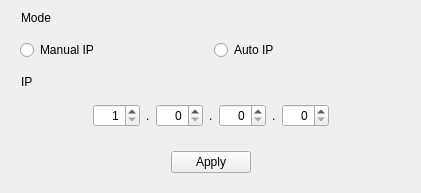
<?xml version="1.0" encoding="UTF-8"?>
<ui version="4.0">
 <class>IpSettingWidget</class>
 <widget class="QWidget" name="IpSettingWidget">
  <property name="geometry">
   <rect>
    <x>0</x>
    <y>0</y>
    <width>421</width>
    <height>182</height>
   </rect>
  </property>
  <property name="windowTitle">
   <string>IP Setting</string>
  </property>
  <layout class="QVBoxLayout" name="verticalLayout">
   <item>
    <widget class="QLabel" name="label">
     <property name="text">
      <string>Mode</string>
     </property>
     <property name="indent">
      <number>10</number>
     </property>
    </widget>
   </item>
   <item>
    <widget class="QWidget" name="widget" native="true">
     <layout class="QHBoxLayout" name="horizontalLayout">
      <property name="leftMargin">
       <number>9</number>
      </property>
      <item>
       <widget class="QRadioButton" name="manualIPButton">
        <property name="text">
         <string>Manual IP</string>
        </property>
       </widget>
      </item>
      <item>
       <widget class="QRadioButton" name="autoIPButton">
        <property name="text">
         <string>Auto IP</string>
        </property>
       </widget>
      </item>
     </layout>
    </widget>
   </item>
   <item>
    <widget class="QLabel" name="label_2">
     <property name="text">
      <string>IP</string>
     </property>
     <property name="indent">
      <number>10</number>
     </property>
    </widget>
   </item>
   <item>
    <widget class="QWidget" name="ipArea" native="true">
     <layout class="QHBoxLayout" name="horizontalLayout_2">
      <item>
       <spacer name="horizontalSpacer">
        <property name="orientation">
         <enum>Qt::Horizontal</enum>
        </property>
        <property name="sizeHint" stdset="0">
         <size>
          <width>40</width>
          <height>20</height>
         </size>
        </property>
       </spacer>
      </item>
      <item>
       <widget class="QSpinBox" name="spinBox1">
        <property name="alignment">
         <set>Qt::AlignRight|Qt::AlignTrailing|Qt::AlignVCenter</set>
        </property>
        <property name="minimum">
         <number>1</number>
        </property>
        <property name="maximum">
         <number>255</number>
        </property>
       </widget>
      </item>
      <item>
       <widget class="QLabel" name="label_3">
        <property name="text">
         <string>.</string>
        </property>
       </widget>
      </item>
      <item>
       <widget class="QSpinBox" name="spinBox2">
        <property name="alignment">
         <set>Qt::AlignRight|Qt::AlignTrailing|Qt::AlignVCenter</set>
        </property>
        <property name="maximum">
         <number>255</number>
        </property>
       </widget>
      </item>
      <item>
       <widget class="QLabel" name="label_4">
        <property name="text">
         <string>.</string>
        </property>
       </widget>
      </item>
      <item>
       <widget class="QSpinBox" name="spinBox3">
        <property name="alignment">
         <set>Qt::AlignRight|Qt::AlignTrailing|Qt::AlignVCenter</set>
        </property>
        <property name="maximum">
         <number>255</number>
        </property>
       </widget>
      </item>
      <item>
       <widget class="QLabel" name="label_5">
        <property name="text">
         <string>.</string>
        </property>
       </widget>
      </item>
      <item>
       <widget class="QSpinBox" name="spinBox4">
        <property name="alignment">
         <set>Qt::AlignRight|Qt::AlignTrailing|Qt::AlignVCenter</set>
        </property>
        <property name="maximum">
         <number>255</number>
        </property>
       </widget>
      </item>
      <item>
       <spacer name="horizontalSpacer_2">
        <property name="orientation">
         <enum>Qt::Horizontal</enum>
        </property>
        <property name="sizeHint" stdset="0">
         <size>
          <width>40</width>
          <height>20</height>
         </size>
        </property>
       </spacer>
      </item>
     </layout>
    </widget>
   </item>
   <item>
    <widget class="QWidget" name="widget_2" native="true">
     <layout class="QHBoxLayout" name="horizontalLayout_3">
      <item>
       <spacer name="horizontalSpacer_3">
        <property name="orientation">
         <enum>Qt::Horizontal</enum>
        </property>
        <property name="sizeHint" stdset="0">
         <size>
          <width>40</width>
          <height>20</height>
         </size>
        </property>
       </spacer>
      </item>
      <item>
       <widget class="QPushButton" name="applyButton">
        <property name="text">
         <string>Apply</string>
        </property>
       </widget>
      </item>
      <item>
       <spacer name="horizontalSpacer_4">
        <property name="orientation">
         <enum>Qt::Horizontal</enum>
        </property>
        <property name="sizeHint" stdset="0">
         <size>
          <width>40</width>
          <height>20</height>
         </size>
        </property>
       </spacer>
      </item>
     </layout>
    </widget>
   </item>
   <item>
    <spacer name="verticalSpacer">
     <property name="orientation">
      <enum>Qt::Vertical</enum>
     </property>
     <property name="sizeHint" stdset="0">
      <size>
       <width>20</width>
       <height>40</height>
      </size>
     </property>
    </spacer>
   </item>
  </layout>
 </widget>
 <resources/>
 <connections/>
</ui>
